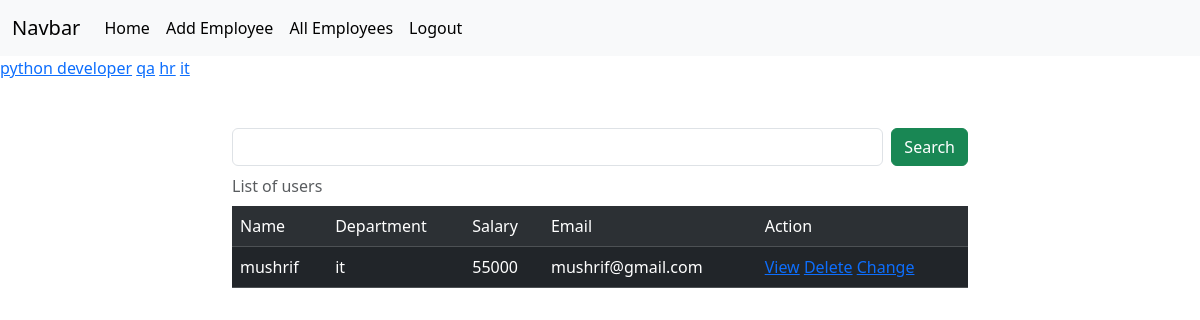
The page /employees/all?department=it (signed in) on the database its author committed.
### crm/models.py (models this page shows, shortened)
class Employees(models.Model):
    name=models.CharField(max_length=100)
    department=models.CharField(max_length=100)
    salary=models.PositiveBigIntegerField()
    email=models.EmailField(unique=True)
    age=models.PositiveIntegerField()
    contact=models.CharField( max_length=20,null=True)
    profile_picture=models.ImageField(upload_to="images",null=True,blank=True)
    dob=models.DateField(null=True,blank=True)

### crm/views.py (the view, shortened to what this page needs)
# urls.py: path('employees/all',views.EmployeeslistView.as_view(),name="emp-list"),
@method_decorator(signin_required,name="dispatch")
class EmployeeslistView(View):
    def get(self,request,*args, **kwargs):
      if request.user.is_authenticated:
        qs=Employees.objects.all()
        department=Employees.objects.all().values_list("department",flat=True).distinct()
        print(department)
        if "department" in request.GET:
                  dept=request.GET.get("department")
                  qs=qs.filter(department__iexact=dept)
        return render(request,"list.html",{"data":qs,"department":department})
      else:
               messages.error(request,"invalid session")
               return redirect("signin")

### crm/views.py (called while the page is built)
def signin_required(fn):
    def wrapper(request,*args, **kwargs):
        if not request.user.is_authenticated:
            messages.error(request,"invalid session")
            return redirect("signin")
        else:
            return fn(request,*args, **kwargs)
    return wrapper

### crm/templates/list.html (shortened to what this page needs)
{%extends 'base.html'%}
{%block body_block%}
<div>
  {%for dep in department%}
  <a href="{%url 'emp-list'%}?department={{dep}}">{{dep}}</a>
  {%endfor%}
</div>
<div class="container mt-5">
  <div class="row">
    <div class="col-2"></div>
    <div class="col-8">
       <form action="" method="post">
      <div class="d-flex">
        <input type="text" name="box" class="form-control me-2">
        <button type="submit" class="btn btn-success">Search</button>
      </div>
       </form>
    </div>
    <div class="col-2"></div>
  </div>
</div>
    <div class="container">
      <div class="row">
        <div class="col-2">
        </div>
        <div class="col-8">
          <table class="table table-dark table-striped caption-top">
            <caption>List of users</caption>
            <tr>
              <td>Name</td>
              <td>Department</td>
              <td>Salary</td>
              <td>Email</td>
              <td>Action</td>
            </tr>
            {%for emp in data%}
            <tr>
              <td>{{emp.name}}</td>
              <td>{{emp.department}}</td>
              <td>{{emp.salary}}</td>
              <td>{{emp.email}}</td>
              <td>
                <a href="{%url 'emp-detail' emp.id%}">View</a>
                <a href="{%url 'emp-delete' emp.id%}">Delete</a>
                <a href="{%url 'emp-edit' emp.id%}">Change</a>
              </td>
            </tr>
            {%endfor%}
          </table>
        </div>
        <div class="col-2"></div>
      </div>
    </div>
{%endblock%}

### rows shown on the page
Employees: name "mushrif", department "it", salary "55000", email "mushrif@gmail.com"

### other values the page prints
{{ dep }} "python developer" "qa" "hr" "it"
